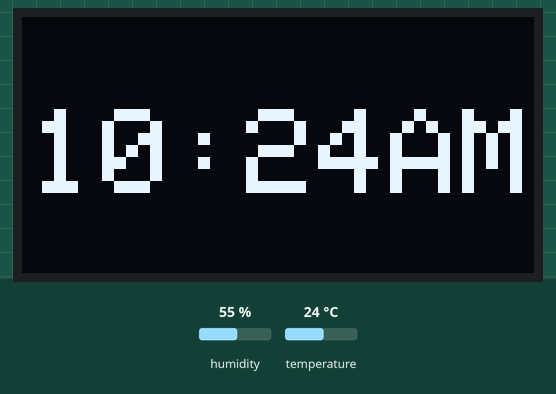
Bench run of a sketch on a simulated ESP8266 (NodeMCU). On the bench: 128×64 one-colour display. Inputs (shaded band) come from the test bench; at power-on: humidity 55 %, temperature 24 °C. WiFi joins after 1.5 s; servers stay silent unless stated; the display library's start-up logo is not drawn; the local clock reads 2024-03-15 10:24:30 at power-on unless the sketch sets it; what the sketch prints to the serial monitor is not drawn.

Above: at 4.8 s.
4.9 s: humidity set to 22 %
At 6.3 s:
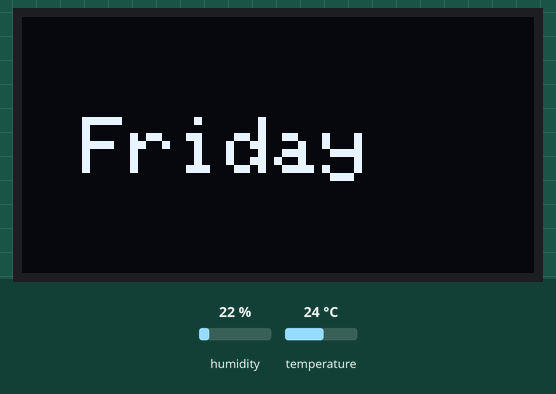
At 13.0 s:
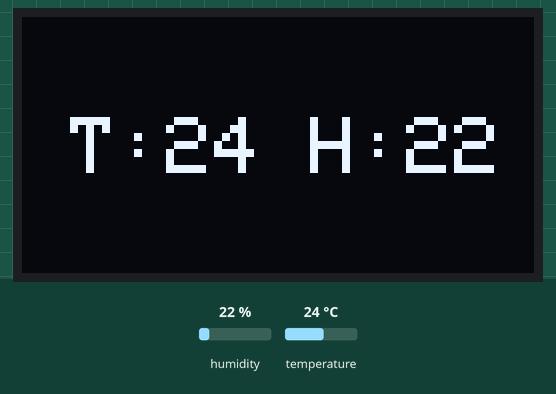
13.3 s: temperature set to 12 °C
At 23.3 s:
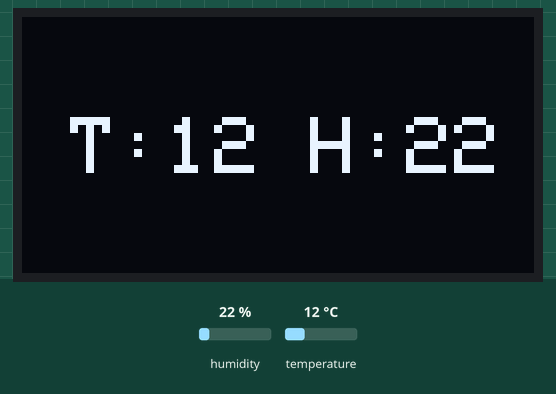
Timing chart, 0 to 24.8 s (numbered marks = the images above; inputs shaded):
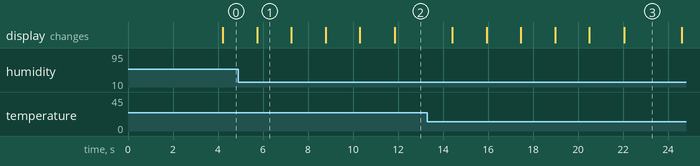

The sketch:

Pushbox_Drive_Logger_v2.2.ino
```cpp
/*
 strftime Clock + DHT11 + 15 min/post + 4 Column Google Drive Sheet Chart Datalogger + 3rd party pushbox post

 API LINK:             http://api.pushingbox.com/pushingbox?devid=<PushboxAPI>&Temperature=28&Humidity=80

 SHEET SCRIPT LINK:    https://script.google.com/macros/s/<GAS_ID>/exec?Temperature=28&Humidity=70

*/

#include <SPI.h>
#include <Wire.h>
#include <dht11.h>
#include <ESP8266WiFi.h>
#include <Adafruit_GFX.h>
#include <Adafruit_SSD1306.h>


#define SCREEN_WIDTH 128
#define SCREEN_HEIGHT 64
#define OLED_RESET     2

Adafruit_SSD1306 display(SCREEN_WIDTH, SCREEN_HEIGHT, &Wire, OLED_RESET);

dht11 DHT11;
#define dhtpin  2   //D4

const char *ssid     = "Arduino Wifi";
const char *password = "101010101";

const char *host = "api.pushingbox.com";

String GAS_ID = "GAS_ID";    //Get when published as web app from Gdrive tools *choose anyone even anony logger

const char* ntpServer 		    = "pool.ntp.org";
const long  gmtOffset_sec 	   	= 28800;              //UTC+8 Region
const int   daylightOffset_sec 	= 0;

char buffer[100];

extern const unsigned char caCert[] PROGMEM;
extern const unsigned int caCertLen;

WiFiClient client;

int T;
int H;

void setup() {

  display.begin(SSD1306_SWITCHCAPVCC, 0x3C);display.display(); delay(500);
  Serial.begin(115200);WiFi.mode(WIFI_STA);WiFi.begin(ssid, password);
  while ( WiFi.status() != WL_CONNECTED ) {delay(200);Serial.print( "." );}
  configTime(gmtOffset_sec, daylightOffset_sec, ntpServer);

}

void printLocalTime()
{
  DHT11.read(dhtpin);
  H = DHT11.humidity;T = DHT11.temperature;;
  time_t rawtime;
  struct tm * timeinfo;
  time (&rawtime);
  timeinfo = localtime (&rawtime);
  strftime (buffer,80,"%A, %e.%m.%C, %I:%M%p, ",timeinfo);
  Serial.print(buffer);
  Serial.print("Temp:"); Serial.print(T);Serial.print("°c,"); Serial.print(" Humidity:");Serial.print(H); Serial.println("%.");
  delay(1000);
}

void printLocalDay()
{
  time_t rawtime;
  struct tm * timeinfo;
  time (&rawtime);
  timeinfo = localtime (&rawtime);
  strftime (buffer,80,"%A",timeinfo);
  display.clearDisplay();display.setTextSize(2);display.setTextColor(WHITE);
  display.setCursor(15,25); display.print(buffer);display.display();
  delay(500);
}

void printLocalDate()
{
  time_t rawtime;
  struct tm * timeinfo;
  time (&rawtime);
  timeinfo = localtime (&rawtime);
  strftime (buffer,80,"%e.%m.%C",timeinfo);
  display.clearDisplay();display.setTextSize(2);display.setTextColor(WHITE);
  display.setCursor(15,25); display.print(buffer);display.display();
  delay(500);
}

void printTime()
{
  time_t rawtime;
  struct tm * timeinfo;
  time (&rawtime);
  timeinfo = localtime (&rawtime);
  strftime (buffer,80,"%I:%M%p",timeinfo);//logTime=buffer;
  display.clearDisplay();display.setTextSize(3);display.setTextColor(WHITE);
  display.setCursor(2,23); display.print(buffer);display.display();
  delay(500);
}

void printAmbience()
{
  DHT11.read(dhtpin);
  H = DHT11.humidity;T = DHT11.temperature;
  display.setTextSize(2);
  display.setCursor(0,25);display.print(" T:");display.print(T);display.print(" H:");display.println(H);display.display(); delay(500);
}
void loop(void)
{
  for (int i = 0; i < 90; i++) {sequence(); }	//90*10secSeq=900/60sec=15 min 28sec
  sendData(T,H);	 // logdata to Google drive sheet every 15 min (96/Day). Limit <= 1000 API requests / day.
}

void sequence(){
printLocalTime();                                   //Serial print once per sequence
display.clearDisplay();delay(1000);printTime();
display.clearDisplay();delay(1000);printLocalDay();
display.clearDisplay();delay(1000);printTime();
display.clearDisplay();delay(1000);printLocalDate();
display.clearDisplay();delay(1000);printTime();
display.clearDisplay();delay(1000);printAmbience(); //10 sec/loop i2c Oled custom sequence
}

void sendData( int T, int H)
{
  WiFiClient client;
  const int httpPort = 80;
  if (!client.connect(host, httpPort)) {
    Serial.println("connection failed");
    return;
  }
  String url = "/pushingbox?";
  url += "devid=";
  url += "<PushboxAPI>&Temperature=";
  url +=  T ;
  url += "&Humidity=";
  url +=  H ;

  Serial.print("Requesting URL: ");
  Serial.println(url);
  client.print(String("GET ") + url + " HTTP/1.1\r\n" + "Host: " + host + "\r\n" + "Connection: close\r\n\r\n");
  unsigned long timeout = millis();
  while (client.available() == 0) {
    if (millis() - timeout > 4000) {
      Serial.println(">>> Client Timeout !");
      client.stop();
      return;
    }
  }

  while(client.available()){
    String line = client.readStringUntil('\r');
    Serial.print(line);
    Serial.print("Data Sent!");
  }

  Serial.println();
  Serial.println("closing connection");
  Serial.println("----------------------------------------------");
  display.clearDisplay();display.setCursor(0,25);display.setTextSize(2);display.print("Data Sent!");display.display();
  delay(1000);
}

/*
GOOGLE DRIVE GAS SCRIPT

https://script.google.com/macros/s/<GAS_ID>/exec?Temperature=28&Humidity=70


function doGet(e) {
  Logger.log( JSON.stringify(e) );  // view parameters
  var result = '...DataLogged'; // assume success
  if (e.parameter == 'undefined') {
    result = 'No Parameters';
  }
  else {
    var sheet_id = 'Spreadsheet ID in Google drive'; 		            // Spreadsheet ID
    var sheet = SpreadsheetApp.openById(sheet_id).getActiveSheet();		// get Active sheet
    var newRow = sheet.getLastRow() + 1;
    var rowData = [];
	var Curr_Date = new Date();
    rowData[0] = Curr_Date; 											// Date in column A
	var Curr_Time = Utilities.formatDate(Curr_Date, "GMT+8", 'HH:mm:ss');
	rowData[1] = Curr_Time; 											// Time in column B
    for (var param in e.parameter) {
      Logger.log('In for loop, param=' + param);
      var value = stripQuotes(e.parameter[param]);
      Logger.log(param + ':' + e.parameter[param]);
      switch (param) {
        case 'Temperature': //Parameter
          rowData[2] = value; //Value in column C
          break;
        case 'Humidity': //Parameter
          rowData[3] = value; //Value in column D
          break;
        default:
          result = "unsupported parameter";
      }
    }
    Logger.log(JSON.stringify(rowData));
    // Write new row below
    var newRange = sheet.getRange(newRow, 1, 1, rowData.length);
    newRange.setValues([rowData]);
  }
  // Return result of operation
  return ContentService.createTextOutput(result);
}

//Remove leading and trailing single or double quotes

function stripQuotes(value) {
  return value.replace(/^["']|['"]$/g, "");
}

//-----------------------------------------------
// End of file
//-----------------------------------------------

*/
```

Measured:
- what the display in image 1 shows lasts 1.6 s, from 5.7 s to 7.3 s
